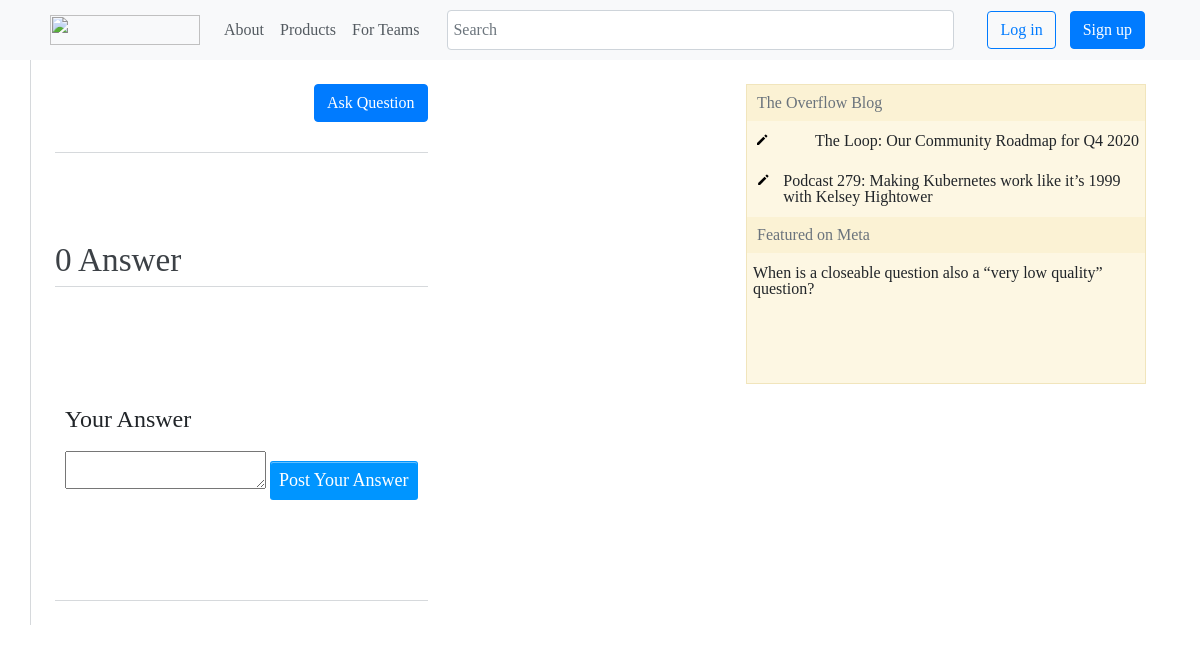
/questions/question/4, run on an earlier commit of the app's database.
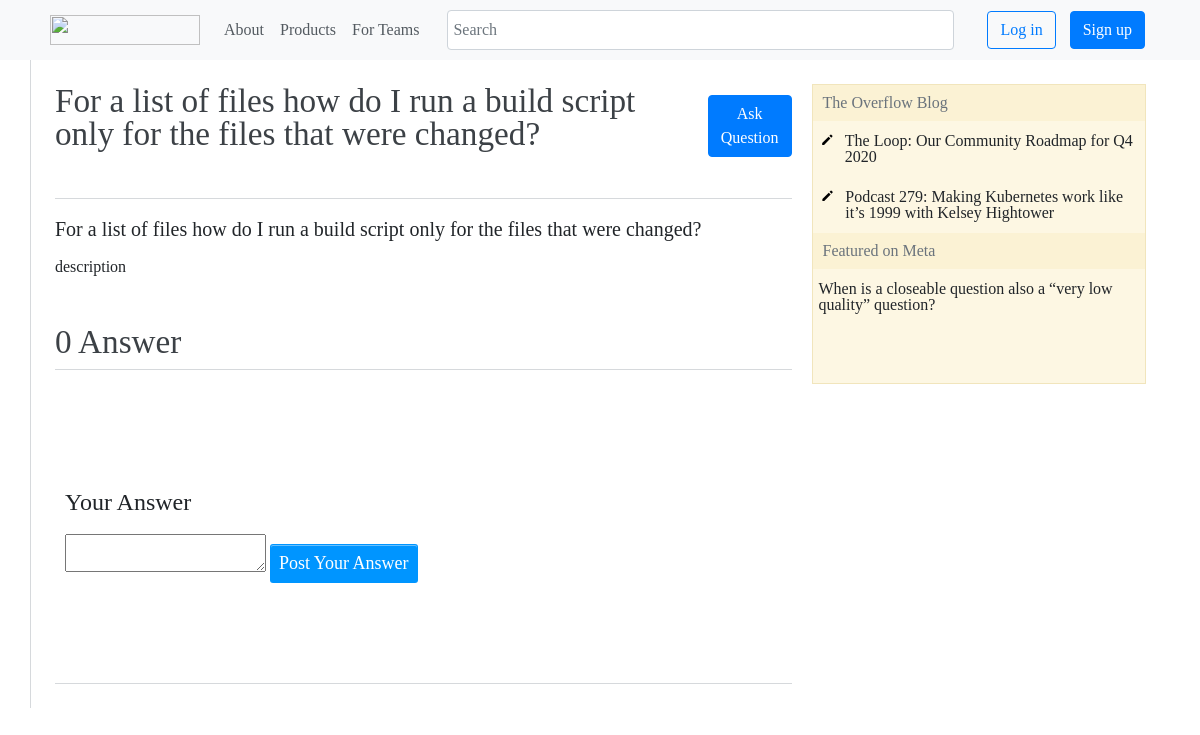
And on a later commit of the database.
### myproject/models.py (models this page shows, shortened)
class Questions(db.Model):
    id = db.Column(db.Integer, primary_key=True)
    title = db.Column(db.String)
    tags = db.Column(db.String)
    body = db.Column(db.Text)
    answers = db.relationship('Answers', backref="Questions", lazy='dynamic')

### myproject/questions/views.py (the view)
@questions_blueprint.route('/questions/question/<int:id>', methods=['GET','Post'])
def question(id):
    question = Questions.query.get(id)
    answers = Answers.query.filter_by(question_id=id).all()
    if request.method == 'POST':
        body = request.form.get('answerBody')
        answer = Answers(body, id)
        db.session.add(answer)
        db.session.commit()
        return render_template('question.html', question=question, answers=answers)
    return render_template('question.html', question=question, answers=answers)

### myproject/questions/templates/questions/question.html (shortened to what this page needs)
{% extends "base.html" %}
{% block content %}
    <div class="container">
        <div class="question_info">
            <div class="question_info_header">
                <h3>{{question.title}} </h3>
                <a href="/askQuestion"><button type="button" class="btn btn-primary">Ask Question</button></a>
            </div>
            <div class="question_info_body">
                <h4>{{question.title}}</h4>
                <p>{{question.body | safe}}</p>
            </div>
            <div class="answers">
                <h3>{{answers|length}} Answer</h3>
            </div>
            <div class="write__answer">
                <h2>Your Answer</h2>
                <form method="post">
                  <textarea id="summernote" name="answerBody"></textarea>
                    <input type="submit" value="Post Your Answer">
                </form>
            </div>
        </div>
        <div class="container__right">
            <div class="table__heading">
                <h1>The Overflow Blog</h1>
            </div>
            <div class="table__body">
                <svg aria-hidden="true" class="va-text-top svg-icon iconPencilSm" width="18" height="14" viewBox="0 0 14 14"><path d="M11.1 1.71l1.13 1.12c.2.2.2.51 0 .71L11.1 4.7 9.21 2.86l1.17-1.15c.2-.2.51-.2.71 0zM2 10.12l6.37-6.43 1.88 1.88L3.88 12H2v-1.88z"></path></svg>
                <h2>The Loop: Our Community Roadmap for Q4 2020</h2>
            </div>
            <div class="table__body">
                <svg aria-hidden="true" class="va-text-top svg-icon iconPencilSm" width="28" height="14" viewBox="0 0 14 14"><path d="M11.1 1.71l1.13 1.12c.2.2.2.51 0 .71L11.1 4.7 9.21 2.86l1.17-1.15c.2-.2.51-.2.71 0zM2 10.12l6.37-6.43 1.88 1.88L3.88 12H2v-1.88z"></path></svg>
                <h2>Podcast 279: Making Kubernetes work like it’s 1999 with Kelsey Hightower</h2>
            </div>
            <div class="table__heading">
                <h1>Featured on Meta</h1>
            </div>
            <div class="table__body">
                <h2>When is a closeable question also a “very low quality” question?</h2>
            </div>
        </div>
    </div>
{% endblock %}

What changed in the data, as far as the page shows it:
added Questions: title "For a list of files how do I run a build script only for the files that were changed?", body "description"
